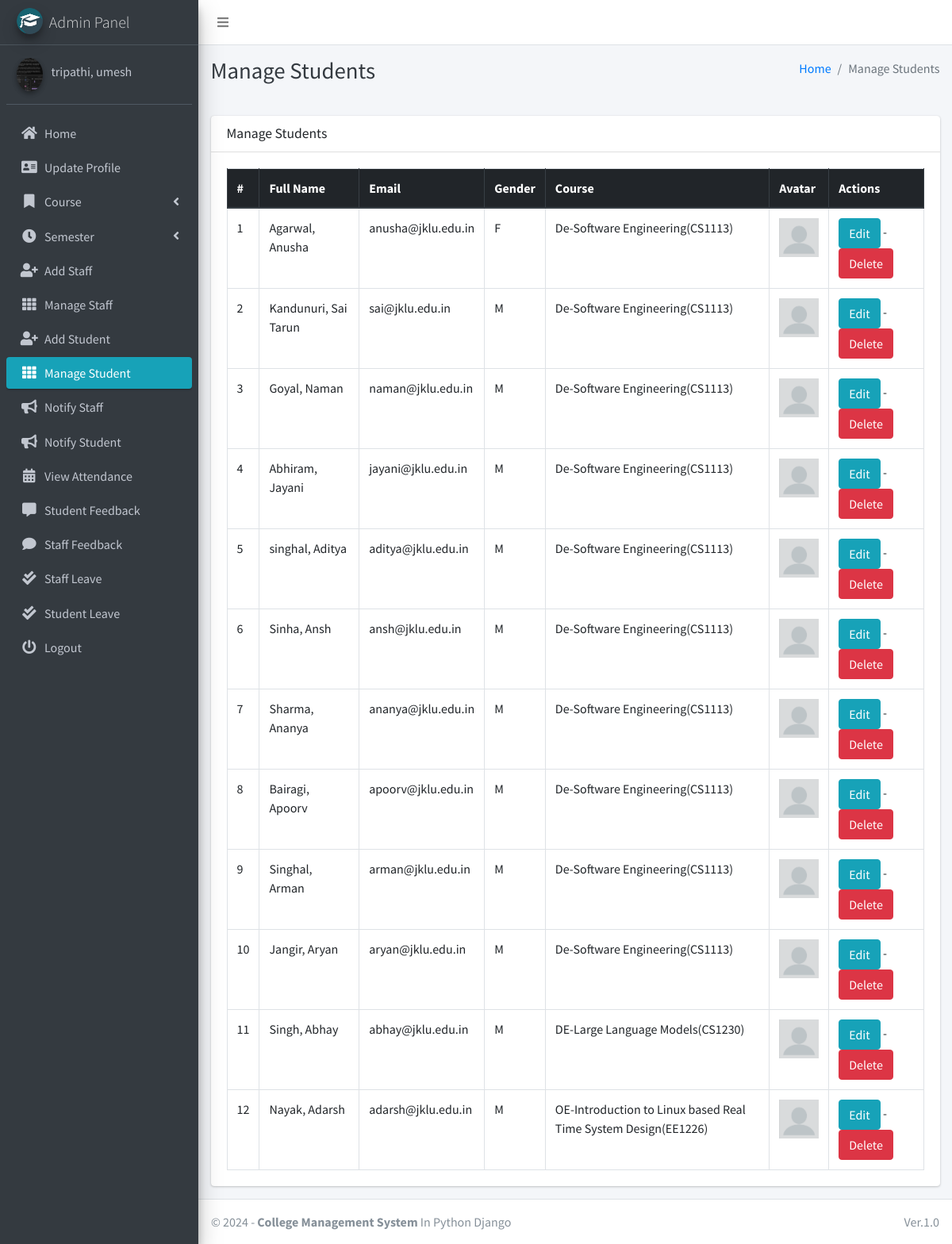
Page /student/manage/ (signed in) on the committed database.
### main_app/models.py (models this page shows, shortened)
class CustomUser(AbstractUser):
    USER_TYPE = ((1, "HOD"), (2, "Staff"), (3, "Student"))
    GENDER = [("M", "Male"), ("F", "Female")]
    username = None  # Removed username, using email instead
    email = models.EmailField(unique=True)
    user_type = models.CharField(default=1, choices=USER_TYPE, max_length=1)
    gender = models.CharField(max_length=1, choices=GENDER)
    profile_pic = models.ImageField()
    address = models.TextField()
    fcm_token = models.TextField(default="")  # For firebase notifications
    created_at = models.DateTimeField(auto_now_add=True)
    updated_at = models.DateTimeField(auto_now=True)
    USERNAME_FIELD = "email"
    REQUIRED_FIELDS = []
    objects = CustomUserManager()
    def __str__(self):
        return self.last_name + ", " + self.first_name

class Student(models.Model):
    admin = models.OneToOneField(CustomUser, on_delete=models.CASCADE)
    course = models.ForeignKey(Course, on_delete=models.DO_NOTHING, null=True, blank=False)
    session = models.ForeignKey(Session, on_delete=models.DO_NOTHING, null=True)

class Course(models.Model):
    name = models.CharField(max_length=120)
    created_at = models.DateTimeField(auto_now_add=True)
    updated_at = models.DateTimeField(auto_now=True)

### main_app/hod_views.py (the view)
# urls.py: path("student/manage/", hod_views.manage_student, name='manage_student'),
def manage_student(request):
    students = CustomUser.objects.filter(user_type=3)
    context = {
        'students': students,
        'page_title': 'Manage Students'
    }
    return render(request, "hod_template/manage_student.html", context)

### main_app/templates/hod_template/manage_student.html
{% extends 'main_app/base.html' %}
{% load static %}
{% block page_title %}{{page_title}}{% endblock page_title %}
{% block content %}
<section class="content">
    <div class="container-fluid">
        <div class="row">
            <div class="col-md-12">
                <div class="card">
                    <div class="card-header">
                        <h3 class="card-title">{{page_title}}</h3>
                    </div>
                    <div class="card-body">
                        <table id="example2" class="table table-bordered table-hover">
                            <thead class="thead-dark">
                                <tr>
                                    <th>#</th>
                                    <th>Full Name</th>
                                    <th>Email</th>
                                    <th>Gender</th>
                                    <th>Course</th>
                                    <th>Avatar</th>
                                    <th>Actions</th>
                                </tr>
                            </thead>
                            <tbody>
                                {% for student in students %}
                                <tr>
                                    <td>{{ forloop.counter }}</td>
                                    <td>{{student.last_name}}, {{student.first_name}}</td>
                                    <td>{{student.email}}</td>
                                    <td>{{student.gender}}</td>
                                    <td>{{student.student.course.name}}</td>
                                    <td>
                                        {% if student.profile_pic == ""  %}
                                        No Image
                                        {% else %}
                                        <img class="img img-fluid mb-2" height="56" width="56"
                                            src="{{student.profile_pic}}" alt="">
                                        {% endif %}
                                    </td>
                                    <td><a href="{% url 'edit_student' student.student.id %}" class="btn btn-info">Edit</a> -
                                        <a href="{% url 'delete_student' student.student.id %}" class="btn btn-danger" onclick="return confirm('Are you sure about this ?')">Delete</a>
                                    </td>
                                </tr>
                                {% endfor %}
                            </tbody>
                        </table>
                    </div>
                </div>
            </div>
        </div>
    </div>
</section>
{% endblock content %}

### main_app/templates/main_app/sidebar_template.html (shortened to what this page needs)
{% load static %}
<aside class="main-sidebar sidebar-dark-info elevation-4">
    {% if request.user.user_type == '1' %}
    <a href="{% url 'admin_home' %}" class="brand-link">
        <img src="{% static 'dist/img/cmsl.png' %} " alt="AdminLTE Logo"
            class="brand-image img-circle elevation-3" >
        <span class="brand-text font-weight-light">Admin Panel</span>
    </a>
    <div class="sidebar">
        <div class="user-panel mt-3 pb-3 mb-3 d-flex">
            <div class="image">
                <img src="{{ request.user.profile_pic}}" class="img-circle elevation-2" alt="User Image">
            </div>
            <div class="info">
                <a href="#" class="d-block">{{user}}</a>
            </div>
        </div>
        <nav class="mt-2">
            <ul class="nav nav-pills nav-sidebar flex-column" data-widget="treeview" role="menu" data-accordion="false">
                <li class="nav-item">
                    {% url 'admin_home' as admin_home %}
                    <a href="{{admin_home}}" class="nav-link {% if admin_home == request.path %} active {% endif %}">
                        <i class="nav-icon fas fa-home"></i>
                        <p>
                            Home
                        </p>
                    </a>
                </li>
                <li class="nav-item">
                    {% url 'admin_view_profile' as admin_view_profile %}
                    <a href="{{admin_view_profile}}"
                        class="nav-link {% if admin_view_profile == request.path %} active {% endif %}">
                        <i class="nav-icon fas fa-address-card"></i>
                        <p>
                            Update Profile
                        </p>
                    </a>
                </li>
                <li class="nav-item has-treeview">
                    <a href="#" class="nav-link">
                        <i class="nav-icon fas fa-bookmark"></i>
                        <p>
                            Course
                            <i class="fas fa-angle-left right"></i>
                        </p>
                    </a>
                </li>
                <li class="nav-item has-treeview">
                    <a href="#" class="nav-link">
                        <i class="nav-icon fas fa-clock"></i>
                        <p>
                            Semester
                            <i class="fas fa-angle-left right"></i>
                        </p>
                    </a>
                </li>
                <li class="nav-item">
                    {% url 'add_staff' as add_staff %}
                    <a href="{{add_staff}}" class="nav-link {% if add_staff == request.path %} active {% endif %}">
                        <i class="nav-icon fas fa-user-plus"></i>
                        <p>
                            Add Staff
                        </p>
                    </a>
                </li>
                <li class="nav-item">
                    {% url 'manage_staff' as manage_staff %}
                    {% url 'edit_staff' staff_id as edit_staff %}
                    <a href="{{manage_staff}}"
                        class="nav-link {% if manage_staff == request.path or request.path == edit_staff %} active {% endif %}">
                        <i class="nav-icon fas fa-th"></i>
                        <p>
                            Manage Staff
                        </p>
                    </a>
                </li>
                <li class="nav-item">
                    {% url 'add_student' as add_student%}
                    <a href="{{add_student}}" class="nav-link  {% if add_student == request.path %} active {% endif %}">
                        <i class="nav-icon fas fa-user-plus"></i>
                        <p>
                            Add Student
                        </p>
                    </a>
                </li>
                <li class="nav-item">
                    {% url 'manage_student' as manage_student %}
                    {% url 'edit_student' student_id as edit_student %}
                    <a href="{{manage_student}}"
                        class="nav-link  {% if edit_student == request.path or manage_student == request.path %} active {% endif %}">
                        <i class="nav-icon fas fa-th"></i>
                        <p>
                            Manage Student
                        </p>
                    </a>
                </li>
                <li class="nav-item">
                    {% url 'admin_notify_staff' as admin_notify_staff %}
                    <a href="{{admin_notify_staff}}"
                        class="nav-link {% if admin_notify_staff == request.path %} active {% endif %}">
                        <i class="nav-icon fas fa-bullhorn"></i>
                        <p>
                            Notify Staff
                        </p>
                    </a>
                </li>
                <li class="nav-item">
                    {% url 'admin_notify_student' as admin_notify_student %}
                    <a href="{{admin_notify_student}}"
                        class="nav-link {% if admin_notify_student == request.path %} active {% endif %}">
                        <i class="nav-icon fas fa-bullhorn"></i>
                        <p>
                            Notify Student
                        </p>
                    </a>
                </li>
                <li class="nav-item">
                    {% url 'admin_view_attendance' as admin_view_attendance %}
                <li class="nav-item">
                    <a href="{{admin_view_attendance}}"
                        class="nav-link  {% if admin_view_attendance == request.path %} active {% endif %}">
                        <i class="nav-icon fas fa-calendar-alt"></i>
                        <p>
                            View Attendance
                        </p>
                    </a>
                </li>
                <li class="nav-item">
                    {% url 'student_feedback_message' as student_feedback_message %}
                    <a href="{{ student_feedback_message }}"
                        class="nav-link  {% if student_feedback_message == request.path %} active {% endif %}">
                        <i class="nav-icon fas fa-comment-alt"></i>
                        <p>
                            Student Feedback
                        </p>
                    </a>
                </li>
                <li class="nav-item">
                    {% url 'staff_feedback_message' as staff_feedback_message %}
                    <a href="{{staff_feedback_message}}"
                        class="nav-link   {% if staff_feedback_message == request.path %} active {% endif %}">
                        <i class="nav-icon fas fa-comment"></i>
                        <p>
                            Staff Feedback
                        </p>
                    </a>
                </li>
                <li class="nav-item">
                    {% url 'view_staff_leave' as view_staff_leave %}
                    <a href="{{view_staff_leave}}"
                        class="nav-link  {% if view_staff_leave == request.path %} active {% endif %}">
                        <i class="nav-icon fas fa-check-double"></i>
                        <p>
                            Staff Leave
                        </p>
                    </a>
                </li>
                <li class="nav-item">
                    {% url 'view_student_leave' as view_student_leave %}
                    <a href="{% url 'view_student_leave' %}"
                        class="nav-link  {% if view_student_leave == request.path %} active {% endif %}">
                        <i class="nav-icon fas fa-check-double"></i>
                        <p>
                            Student Leave
                        </p>
                    </a>
                </li>
                                        {% endif %}
                                        <li class="nav-item">
                                            <a href="{% url 'user_logout' %}"
                                                onclick="return confirm('Your session would be terminated.\n\nProceed?')"
                                                class="nav-link">
                                                <i class="nav-icon fas fa-power-off"></i>
                                                <p>
                                                    Logout
                                                </p>
                                            </a>
                                        </li>
                                    </ul>
                                </nav>
                            </div>
</aside>

### rows in the picture
CustomUser: last_name+first_name "tripathi, umesh"
CustomUser: last_name "Agarwal", first_name "Anusha", email "anusha@jklu.edu.in", gender "F", student.course.name "De-Software Engineering(CS1113)"
CustomUser: last_name "Kandunuri", first_name "Sai Tarun", email "sai@jklu.edu.in", gender "M", student.course.name "De-Software Engineering(CS1113)"
CustomUser: last_name "Goyal", first_name "Naman", email "naman@jklu.edu.in", gender "M", student.course.name "De-Software Engineering(CS1113)"
CustomUser: last_name "Abhiram", first_name "Jayani", email "jayani@jklu.edu.in", gender "M", student.course.name "De-Software Engineering(CS1113)"
CustomUser: last_name "singhal", first_name "Aditya", email "aditya@jklu.edu.in", gender "M", student.course.name "De-Software Engineering(CS1113)"
CustomUser: last_name "Sinha", first_name "Ansh", email "ansh@jklu.edu.in", gender "M", student.course.name "De-Software Engineering(CS1113)"
CustomUser: last_name "Sharma", first_name "Ananya", email "ananya@jklu.edu.in", gender "M", student.course.name "De-Software Engineering(CS1113)"
CustomUser: last_name "Bairagi", first_name "Apoorv", email "apoorv@jklu.edu.in", gender "M", student.course.name "De-Software Engineering(CS1113)"
CustomUser: last_name "Singhal", first_name "Arman", email "arman@jklu.edu.in", gender "M", student.course.name "De-Software Engineering(CS1113)"
CustomUser: last_name "Jangir", first_name "Aryan", email "aryan@jklu.edu.in", gender "M", student.course.name "De-Software Engineering(CS1113)"
CustomUser: last_name "Singh", first_name "Abhay", email "abhay@jklu.edu.in", gender "M", student.course.name "DE-Large Language Models(CS1230)"
CustomUser: last_name "Nayak", first_name "Adarsh", email "adarsh@jklu.edu.in", gender "M", student.course.name "OE-Introduction to Linux based Real Time System Design(EE1226)"

### other values in the picture
{{ page_title }} "Manage Students"
